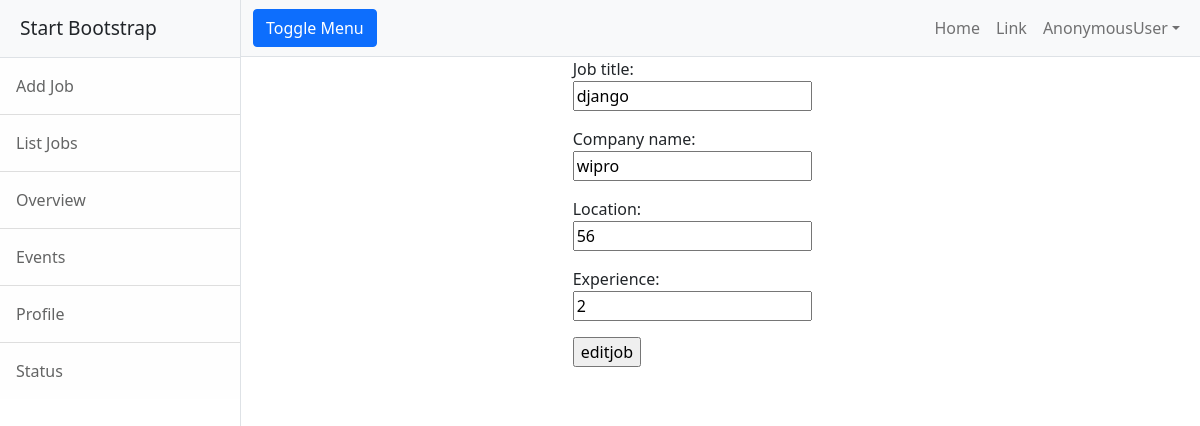
The page /employer/jobs/change/2 on the database its author committed.
### employer/models.py (models this page shows, shortened)
class Jobs(models.Model):
    job_title=models.CharField(max_length=150)
    company_name = models.CharField(max_length=150)
    location = models.CharField(null=True,max_length=150)
    experience=models.PositiveIntegerField(default=0)

### employer/views.py (the view)
# urls.py: path('jobs/change/<int:id>',views.JobEditView.as_view(),name="job-edit"),
class JobEditView(UpdateView):
    model=Jobs
    form_class = JobForm
    template_name = "emp-jobedit.html"
    success_url = reverse_lazy("emp-listjob")
    pk_url_kwarg = "id"

### employer/forms.py
class JobForm(forms.ModelForm):
    class Meta:
        model=Jobs
        fields="__all__"

### employer/templates/emp-jobedit.html (shortened to what this page needs)
{%extends 'base.html'%}
{%block body_block%}
<div class="row">
    <div class="col-4"></div>
    <div class="col-4">
        <form action="" method="post">
            {{form.as_p}}
            <input type="submit" value="editjob">
        </form>
    </div>
    <div class="col-4"></div>
</div>
{%endblock%}

### rows shown on the page
Jobs: job_title "django", company_name "wipro", location "56", experience "2"

### other values the page prints
{{ request.user }} "AnonymousUser"
